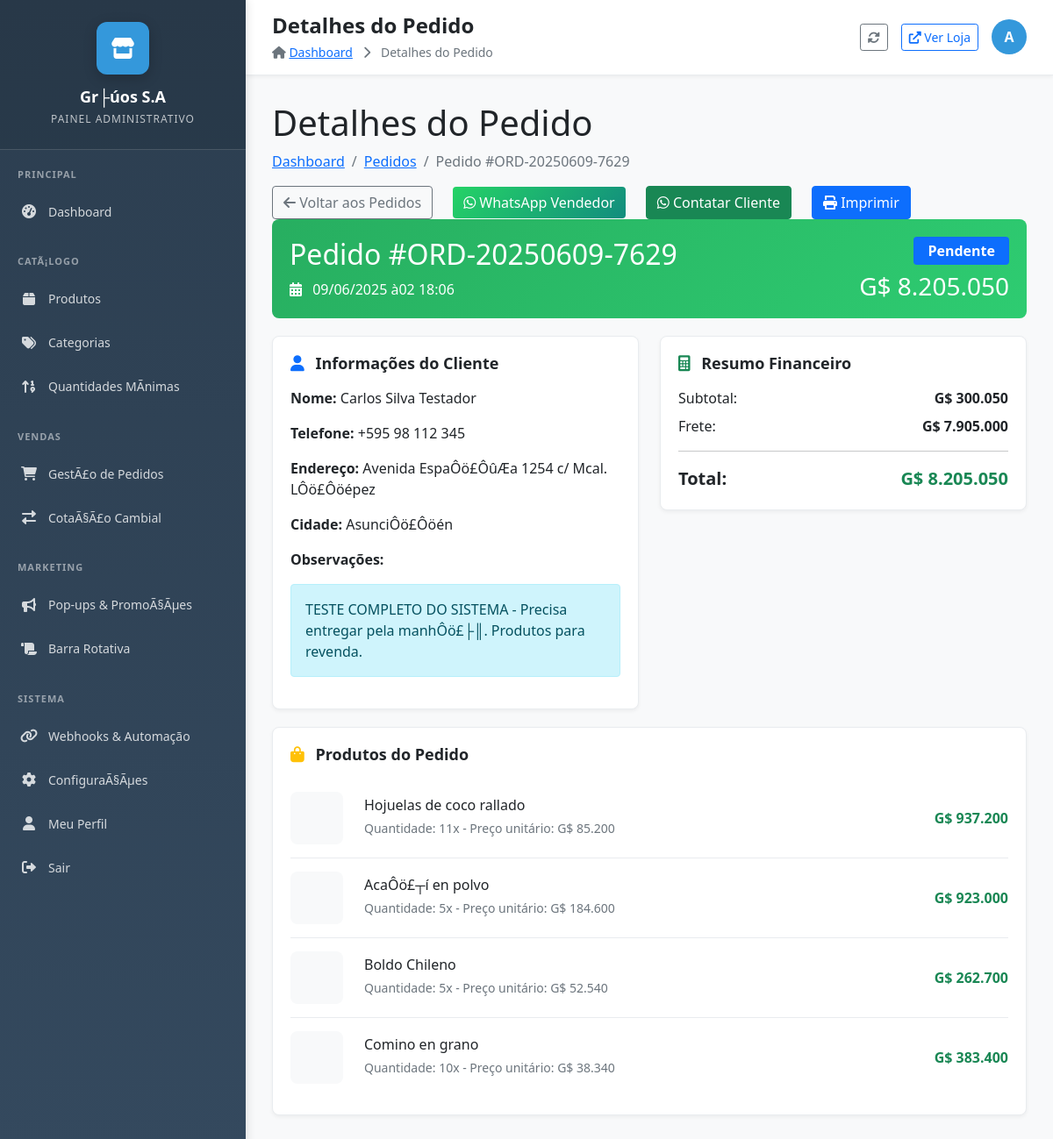
Screenshot of /admin/pedido_detalhes.php?id=4 (signed in) with the database file from the repository.
### tables this page shows
CREATE TABLE `store_settings` (
  `id` int(11) NOT NULL AUTO_INCREMENT,
  `store_name` varchar(255) NOT NULL,
  `store_description` text DEFAULT NULL,
  `whatsapp_number` varchar(50) DEFAULT NULL,
  `shipping_rate` decimal(10,2) NOT NULL DEFAULT 1500.00,
  `address` text DEFAULT NULL,
  `business_hours` text DEFAULT NULL,
  `logo_url` varchar(255) DEFAULT NULL,
  `social_facebook` varchar(255) DEFAULT NULL,
  `social_instagram` varchar(255) DEFAULT NULL,
  `social_twitter` varchar(255) DEFAULT NULL,
  `updated_at` timestamp NOT NULL DEFAULT current_timestamp() ON UPDATE current_timestamp(),
  `contact_seller_text` varchar(255) DEFAULT 'Consultar con el vendedor' COMMENT 'Texto em espanhol para produtos sem pre├ºo',
  `default_min_quantity` int(11) DEFAULT 10 COMMENT 'Quantidade m├¡nima padr├úo para novos produtos',
  `hide_retail_price` tinyint(1) DEFAULT 0 COMMENT 'Se 1, remove pre├ºo de varejo do sistema',
  `enable_shipping` tinyint(1) DEFAULT 1 COMMENT 'Se 1 calcula frete, se 0 n├úo mostra frete',
  `shipping_control_text` varchar(255) DEFAULT 'Frete calculado automaticamente' COMMENT 'Texto explicativo para o frete',
  `enable_global_minimums` tinyint(1) DEFAULT 1 COMMENT 'Se 1 respeita m├¡nimos dos produtos, se 0 ignora todos os m├¡nimos',
  `minimum_explanation_text` varchar(255) DEFAULT 'Vendemos somente no m├¡nimo especificado' COMMENT 'Texto explicativo para m├¡nimos',
  PRIMARY KEY (`id`),
  KEY `idx_store_shipping_enabled` (`enable_shipping`),
  KEY `idx_store_minimums_enabled` (`enable_global_minimums`)
);

CREATE TABLE `orders` (
  `id` int(11) NOT NULL AUTO_INCREMENT,
  `order_number` varchar(20) NOT NULL,
  `customer_name` varchar(255) NOT NULL,
  `customer_email` varchar(255) DEFAULT NULL,
  `customer_phone` varchar(50) NOT NULL,
  `customer_address` text NOT NULL,
  `customer_city` varchar(100) NOT NULL,
  `customer_reference` varchar(255) DEFAULT NULL,
  `customer_notes` text DEFAULT NULL,
  `subtotal` decimal(12,2) NOT NULL DEFAULT 0.00,
  `total_weight` decimal(8,2) NOT NULL DEFAULT 0.00,
  `shipping` decimal(10,2) NOT NULL DEFAULT 0.00,
  `total` decimal(12,2) NOT NULL DEFAULT 0.00,
  `status` enum('pendente','contatado','confirmado','enviado','entregue','cancelado') DEFAULT 'pendente',
  `whatsapp_sent` tinyint(1) DEFAULT 1,
  `admin_notes` text DEFAULT NULL,
  `created_at` timestamp NOT NULL DEFAULT current_timestamp(),
  `updated_at` timestamp NOT NULL DEFAULT current_timestamp() ON UPDATE current_timestamp(),
  `contacted_at` timestamp NULL DEFAULT NULL,
  `contacted_by` varchar(100) DEFAULT NULL,
  PRIMARY KEY (`id`),
  UNIQUE KEY `order_number` (`order_number`),
  KEY `idx_orders_status` (`status`),
  KEY `idx_orders_date` (`created_at`),
  KEY `idx_orders_customer` (`customer_name`,`customer_phone`)
);

CREATE TABLE `order_items` (
  `id` int(11) NOT NULL AUTO_INCREMENT,
  `order_id` int(11) NOT NULL,
  `product_id` int(11) NOT NULL,
  `product_name` varchar(255) NOT NULL,
  `quantity` int(11) NOT NULL,
  `unit_price` decimal(10,2) NOT NULL,
  `total_price` decimal(12,2) NOT NULL,
  `is_wholesale` tinyint(1) DEFAULT 0,
  `created_at` timestamp NOT NULL DEFAULT current_timestamp(),
  PRIMARY KEY (`id`),
  KEY `idx_order_items_order` (`order_id`),
  KEY `idx_order_items_product` (`product_id`),
  CONSTRAINT `order_items_ibfk_1` FOREIGN KEY (`order_id`) REFERENCES `orders` (`id`) ON DELETE CASCADE,
  CONSTRAINT `order_items_ibfk_2` FOREIGN KEY (`product_id`) REFERENCES `products` (`id`)
);

CREATE TABLE `products` (
  `id` int(11) NOT NULL AUTO_INCREMENT,
  `name` varchar(255) NOT NULL,
  `description` text DEFAULT NULL,
  `wholesale_price` decimal(10,2) DEFAULT NULL,
  `retail_price` decimal(10,2) DEFAULT NULL,
  `min_wholesale_quantity` int(11) DEFAULT NULL,
  `unit_weight` decimal(10,2) NOT NULL DEFAULT 0.00,
  `unit_type` enum('kg','unit') NOT NULL DEFAULT 'kg',
  `unit_display_name` varchar(20) DEFAULT NULL,
  `stock` int(11) NOT NULL DEFAULT 0,
  `image_url` varchar(255) DEFAULT NULL,
  `featured` tinyint(1) NOT NULL DEFAULT 0,
  `promotion` tinyint(1) DEFAULT 0,
  `status` tinyint(1) NOT NULL DEFAULT 1,
  `category_id` int(11) DEFAULT NULL,
  `created_at` timestamp NOT NULL DEFAULT current_timestamp(),
  `updated_at` timestamp NOT NULL DEFAULT current_timestamp() ON UPDATE current_timestamp(),
  `show_price` tinyint(1) DEFAULT 1 COMMENT 'Se 1 mostra pre├ºo, se 0 mostra consultar vendedor',
  `has_min_quantity` tinyint(1) DEFAULT 1 COMMENT 'Se 1 tem quantidade m├¡nima, se 0 n├úo tem',
  `parent_product_id` int(11) DEFAULT NULL COMMENT 'ID do produto pai (para varia├º├Áes)',
  `variation_display` varchar(100) DEFAULT NULL COMMENT 'Nome da varia├º├úo (ex: 200ml, 500ml, 1L)',
  `variation_type` enum('size','flavor','color','other') DEFAULT NULL COMMENT 'Tipo de varia├º├úo',
  PRIMARY KEY (`id`),
  KEY `category_id` (`category_id`),
  KEY `idx_products_show_price` (`show_price`),
  KEY `idx_products_has_min_quantity` (`has_min_quantity`),
  KEY `idx_parent_product_id` (`parent_product_id`),
  KEY `idx_variation_type` (`variation_type`),
  CONSTRAINT `fk_parent_product` FOREIGN KEY (`parent_product_id`) REFERENCES `products` (`id`) ON DELETE CASCADE,
  CONSTRAINT `products_ibfk_1` FOREIGN KEY (`category_id`) REFERENCES `categories` (`id`) ON DELETE SET NULL
);

### admin/pedido_detalhes.php (the view, shortened to what the rows shown need)
<?php
require_once '../includes/db_connect.php';
require_once 'includes/order_functions.php';
require_once '../includes/functions.php';
$order_id = intval($_GET['id']);
$order = getOrderDetails($order_id, $conn);
$query = "SELECT * FROM store_settings WHERE id = 1";
$result = $conn->query($query);
$store = $result->fetch_assoc();
include 'includes/admin_layout.php';
?>
<div class="content-wrapper">
    <div class="content-header">
        <h1>Detalhes do Pedido</h1>
        <nav aria-label="breadcrumb">
            <ol class="breadcrumb">
                <li class="breadcrumb-item"><a href="dashboard.php">Dashboard</a></li>
                <li class="breadcrumb-item"><a href="pedidos.php">Pedidos</a></li>
                <li class="breadcrumb-item active">Pedido #<?php echo htmlspecialchars($order['order_number']); ?></li>
            </ol>
        </nav>
    </div>
    <div class="content-body">
        <div class="order-header">
            <div class="row align-items-center">
                <div class="col-md-8">
                    <h2 class="mb-2">Pedido #<?php echo htmlspecialchars($order['order_number']); ?></h2>
                    <p class="mb-0">
                        <i class="fas fa-calendar-alt me-2"></i>
                        <?php echo date('d/m/Y às H:i', strtotime($order['created_at'])); ?>
                    </p>
                </div>
                <div class="col-md-4 text-end">
                    <span class="badge bg-primary fs-6 px-3 py-2">
                        <?php echo getStatusLabel($order['status']); ?>
                    </span>
                    <h3 class="mt-2 mb-0"><?php echo formatGuarani($order['total']); ?></h3>
                </div>
            </div>
        </div>
        <div class="row">
            <div class="col-md-6">
                <div class="info-card">
                    <div class="customer-info">
                        <p><strong>Nome:</strong> <?php echo htmlspecialchars($order['customer_name']); ?></p>
                        <p><strong>Telefone:</strong> <?php echo htmlspecialchars($order['customer_phone']); ?></p>
                        <p><strong>Endereço:</strong> <?php echo htmlspecialchars($order['customer_address']); ?></p>
                        <p><strong>Cidade:</strong> <?php echo htmlspecialchars($order['customer_city']); ?></p>
                        <?php if (!empty($order['customer_notes'])): ?>
                        <p><strong>Observações:</strong></p>
                        <div class="alert alert-info">
                            <?php echo nl2br(htmlspecialchars($order['customer_notes'])); ?>
                        </div>
                        <?php endif; ?>
                    </div>
                </div>
            </div>
            <div class="col-md-6">
                <div class="info-card">
                    <div class="financial-summary">
                        <div class="d-flex justify-content-between mb-2">
                            <span>Subtotal:</span>
                            <strong><?php echo formatGuarani($order['subtotal']); ?></strong>
                        </div>
                        <div class="d-flex justify-content-between mb-2">
                            <span>Frete:</span>
                            <strong><?php echo formatGuarani($order['shipping']); ?></strong>
                        </div>
                        <div class="d-flex justify-content-between fs-5">
                            <span><strong>Total:</strong></span>
                            <strong class="text-success"><?php echo formatGuarani($order['total']); ?></strong>
                        </div>
                    </div>
                </div>
            </div>
        </div>
        <div class="info-card">
            <div class="products-list">
                <?php foreach ($order['items'] as $item): ?>
                <div class="product-item">
                    <div class="row align-items-center">
                        <div class="col-auto">
                            <div class="product-image"
                                 style="background-image: url('<?php echo !empty($item['product_image']) ? "../" . htmlspecialchars($item['product_image']) : "../assets/images/default-product.png"; ?>');">
                            </div>
                        </div>
                        <div class="col">
                            <h6 class="mb-1"><?php echo htmlspecialchars($item['product_name']); ?></h6>
                            <small class="text-muted">
                                Quantidade: <?php echo $item['quantity']; ?>x -
                                Preço unitário: <?php echo formatGuarani($item['unit_price']); ?>
                            </small>
                        </div>
                        <div class="col-auto">
                            <strong class="text-success"><?php echo formatGuarani($item['total_price']); ?></strong>
                        </div>
                    </div>
                </div>
                <?php endforeach; ?>
            </div>
        </div>
    </div>
</div>

### admin/includes/admin_layout.php (shortened to what the rows shown need)
<?php
$current_page = basename($_SERVER['PHP_SELF']);
$page_title = 'Painel Administrativo';
$page_titles = [
    'dashboard.php' => 'Dashboard',
    'produtos.php' => 'GestÃ£o de Produtos',
    'produto_adicionar.php' => 'Adicionar Produto',
    'produto_editar.php' => 'Editar Produto',
    'categorias.php' => 'GestÃ£o de Categorias',
    'categoria_adicionar.php' => 'Adicionar Categoria',
    'categoria_editar.php' => 'Editar Categoria',
    'pedidos.php' => 'GestÃ£o de Pedidos',
    'pedidos_melhorado.php' => 'GestÃ£o AvanÃ§ada de Pedidos',
    'pedido_detalhes.php' => 'Detalhes do Pedido',
    'cotacao.php' => 'GestÃ£o de CotaÃ§Ã£o',
    'configuracoes.php' => 'ConfiguraÃ§Ãµes da Loja',
    'perfil.php' => 'Perfil do Administrador',
    'popup_manager.php' => 'GestÃ£o de Pop-ups',
    'barra_rotativa.php' => 'Barra Rotativa',
    'gestao_quantidades_minimas.php' => 'GestÃ£o de Quantidades MÃ­nimas'
];
if (isset($page_titles[$current_page])) {
    $page_title = $page_titles[$current_page];
}
?>
<!DOCTYPE html>
<html lang="pt-BR">
<head>
    <link href="https://cdn.jsdelivr.net/npm/bootstrap@5.1.3/dist/css/bootstrap.min.css" rel="stylesheet">
    <link rel="stylesheet" href="https://cdnjs.cloudflare.com/ajax/libs/font-awesome/6.0.0/css/all.min.css">
</head>
<body>
    <nav class="admin-sidebar">
        <div class="sidebar-brand">
            <div class="brand-logo">
                <i class="fas fa-store"></i>
            </div>
            <h1 class="brand-name"><?php echo htmlspecialchars($store['store_name']); ?></h1>
            <p class="brand-subtitle">Painel Administrativo</p>
        </div>
    </nav>
    <main class="admin-main">
        <header class="admin-header">
            <div class="header-content">
                <div class="page-header">
                    <h1 class="page-title"><?php echo $page_title; ?></h1>
                </div>
            </div>
        </header>
        <div class="admin-content">

### rows the page displays
store_settings: store_name "Gr├úos S.A"
orders: order_number "ORD-20250609-7629", created_at "09/06/2025 à02 18:06", status "Pendente", total "G$ 8.205.050", customer_name "Carlos Silva Testador", customer_phone "+595 98 112 345", customer_address "Avenida EspaÔö£ÔûÆa 1254 c/ Mcal. LÔö£Ôöépez", customer_city "AsunciÔö£Ôöén", customer_notes "TESTE COMPLETO DO SISTEMA - Precisa entregar pela manhÔö£├║. Produtos para revenda.", subtotal "G$ 300.050", shipping "G$ 7.905.000"
order_items: product.name "Hojuelas de coco rallado", quantity "11", unit_price "G$ 85.200", total_price "G$ 937.200"
order_items: product.name "AcaÔö£┬í en polvo", quantity "5", unit_price "G$ 184.600", total_price "G$ 923.000"
order_items: product.name "Boldo Chileno", quantity "5", unit_price "G$ 52.540", total_price "G$ 262.700"
order_items: product.name "Comino en grano", quantity "10", unit_price "G$ 38.340", total_price "G$ 383.400"

### other values shown
$page_title "Detalhes do Pedido"
substr($_SESSION['admin_user'] ?? 'A', 0, 1) "A"
